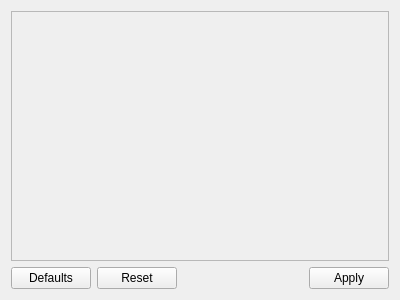
<?xml version="1.0" encoding="UTF-8"?>
<ui version="4.0">
 <class>FittingSettings</class>
 <widget class="QWidget" name="FittingSettings">
  <property name="geometry">
   <rect>
    <x>0</x>
    <y>0</y>
    <width>400</width>
    <height>300</height>
   </rect>
  </property>
  <property name="windowTitle">
   <string>Form</string>
  </property>
  <layout class="QVBoxLayout" name="verticalLayout_3">
   <item>
    <widget class="QScrollArea" name="scrollArea">
     <property name="widgetResizable">
      <bool>true</bool>
     </property>
     <widget class="QWidget" name="scrollAreaWidgetContents_2">
      <property name="geometry">
       <rect>
        <x>0</x>
        <y>0</y>
        <width>380</width>
        <height>247</height>
       </rect>
      </property>
      <layout class="QVBoxLayout" name="verticalLayout_2">
       <item>
        <widget class="QLabel" name="titleLabel">
         <property name="text">
          <string/>
         </property>
        </widget>
       </item>
       <item>
        <spacer name="verticalSpacer">
         <property name="orientation">
          <enum>Qt::Vertical</enum>
         </property>
         <property name="sizeHint" stdset="0">
          <size>
           <width>20</width>
           <height>40</height>
          </size>
         </property>
        </spacer>
       </item>
      </layout>
     </widget>
    </widget>
   </item>
   <item>
    <layout class="QHBoxLayout" name="horizontalLayout_2">
     <item>
      <widget class="QPushButton" name="defaultsPushButton">
       <property name="text">
        <string>Defaults</string>
       </property>
      </widget>
     </item>
     <item>
      <widget class="QPushButton" name="resetPushButton">
       <property name="text">
        <string>Reset</string>
       </property>
      </widget>
     </item>
     <item>
      <spacer name="horizontalSpacer">
       <property name="orientation">
        <enum>Qt::Horizontal</enum>
       </property>
       <property name="sizeHint" stdset="0">
        <size>
         <width>40</width>
         <height>20</height>
        </size>
       </property>
      </spacer>
     </item>
     <item>
      <widget class="QPushButton" name="applyPushButton">
       <property name="text">
        <string>Apply</string>
       </property>
      </widget>
     </item>
    </layout>
   </item>
  </layout>
 </widget>
 <resources/>
 <connections/>
</ui>
